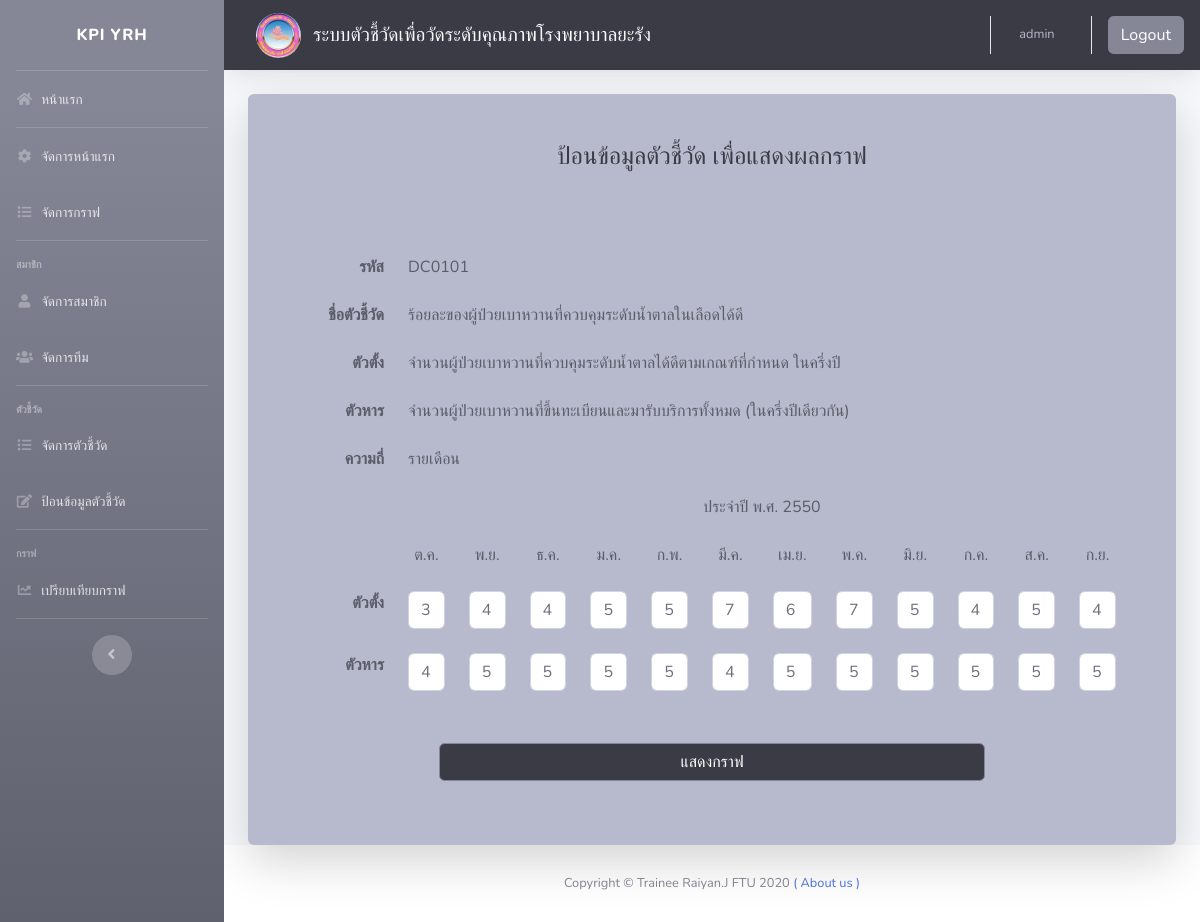
Screenshot of /public/insert_m_edit.php?id=DC01012550 (signed in) with the database file from the repository.
### tables this page shows
CREATE TABLE `graph_m` (
  `graph_m_id` varchar(20) NOT NULL,
  `indicator` varchar(20) NOT NULL,
  `year` int(10) NOT NULL,
  `number1` varchar(10) NOT NULL,
  `divisor1` varchar(10) NOT NULL,
  `number2` varchar(10) NOT NULL,
  `divisor2` varchar(10) NOT NULL,
  `number3` varchar(10) NOT NULL,
  `divisor3` varchar(10) NOT NULL,
  `number4` varchar(10) NOT NULL,
  `divisor4` varchar(10) NOT NULL,
  `number5` varchar(10) NOT NULL,
  `divisor5` varchar(10) NOT NULL,
  `number6` varchar(10) NOT NULL,
  `divisor6` varchar(10) NOT NULL,
  `number7` varchar(10) NOT NULL,
  `divisor7` varchar(10) NOT NULL,
  `number8` varchar(10) NOT NULL,
  `divisor8` varchar(10) NOT NULL,
  `number9` varchar(10) NOT NULL,
  `divisor9` varchar(10) NOT NULL,
  `number10` varchar(10) NOT NULL,
  `divisor10` varchar(10) NOT NULL,
  `number11` varchar(10) NOT NULL,
  `divisor11` varchar(10) NOT NULL,
  `number12` varchar(10) NOT NULL,
  `divisor12` varchar(10) NOT NULL,
  `mean` int(50) DEFAULT NULL,
  `comment` varchar(1000) DEFAULT NULL,
  `date` datetime NOT NULL DEFAULT current_timestamp(),
  `user_post` varchar(20) DEFAULT NULL,
  `status` int(10) NOT NULL DEFAULT 0
);

CREATE TABLE `indicator` (
  `id` int(10) NOT NULL,
  `indicator_code` varchar(20) NOT NULL,
  `indicator_name` varchar(300) NOT NULL,
  `first_name` varchar(500) NOT NULL,
  `last_name` varchar(500) NOT NULL,
  `degree` int(10) NOT NULL,
  `team_code` varchar(10) NOT NULL
);

### include/select_graph_m.php (called while the page is built, shortened)
<?php
$sql = "SELECT graph_m.*, indicator.*
FROM graph_m, indicator
WHERE indicator.indicator_code=graph_m.indicator
AND graph_m_id = '" . $id . "'";
$objQuery = mysqli_query($connect, $sql);
while ($row = mysqli_fetch_array($objQuery)) {
  $indicator_code = $row['indicator_code'];
  $indicator_name = $row['indicator_name'];
  $first_name = $row["first_name"];
  $last_name = $row["last_name"];
  $year = $row['year'];
  $number1 = $row['number1'];
  $number2 = $row['number2'];
  $number3 = $row['number3'];
  $number4 = $row['number4'];
  $number5 = $row['number5'];
  $number6 = $row['number6'];
  $number7 = $row['number7'];
  $number8 = $row['number8'];
  $number9 = $row['number9'];
  $number10 = $row['number10'];
  $number11 = $row['number11'];
  $number12 = $row['number12'];
  $divisor1 = $row['divisor1'];
  $divisor2 = $row['divisor2'];
  $divisor3 = $row['divisor3'];
  $divisor4 = $row['divisor4'];
  $divisor5 = $row['divisor5'];
  $divisor6 = $row['divisor6'];
  $divisor7 = $row['divisor7'];
  $divisor8 = $row['divisor8'];
  $divisor9 = $row['divisor9'];
  $divisor10 = $row['divisor10'];
  $divisor11 = $row['divisor11'];
  $divisor12 = $row['divisor12'];
}

### public/insert_m_edit.php (the view, shortened to what this page needs)
<?php
include('../include/db.php');
if (isset($_SESSION['username'])) {
if (extract($_GET)) {
  $id = isset($_GET['id']) ? $_GET['id'] : "";
  }
include('../include/select_graph_m.php');
?>
<!DOCTYPE html>
<html lang="en">
<head>
  <?php include('../include/head.php'); ?>
</head>
<body id="page-top">
  <div id="wrapper">
    <?php include('../include/sidebar.php'); ?>
    <div id="content-wrapper" class="d-flex flex-column">
      <div id="content">
        <?php include('../include/topbar.php'); ?>
        <div class="container-fluid">
          <div class="row justify-content-center">
            <div class="col-xl-12 col-lg-14 col-md-9">
              <div class="card o-hidden border-0 shadow-lg">
                <div class="card-body p-0 bg-gray-500">
                  <div class="row">
                    <div class="col-lg-12">
                      <div class="p-5">
                        <div class="text-center">
                          <h1 class="h4 text-gray-900 mb-4">ป้อนข้อมูลตัวชี้วัด เพื่อแสดงผลกราฟ</h1>
                        </div>
                        <form class="form-group text-right" method="post" name="form1" action="">
                          <div class="form row">
                            <div class="col-sm-2">
                            </div>
                            <div class="col-sm-8" align="center">
                            </div>
                          </div>
                          <table class="table table-borderless text-gray-800">
                            <thead>
                              <tr>
                                <th></th>
                              </tr>
                              <tr>
                                <th style="width: 100px" align="left">รหัส</th>
                                <td colspan="12" align="left"><?php echo $indicator_code; ?></td>
                              </tr>
                              <tr>
                                <th align="left">ชื่อตัวชี้วัด</th>
                                <td colspan="12" align="left"><?php echo $indicator_name; ?></td>
                              </tr>
                              <tr>
                                <th align="left">ตัวตั้ง</th>
                                <td colspan="12" align="left"><?php echo $first_name; ?></td>
                              </tr>
                              <tr>
                                <th align="left">ตัวหาร</th>
                                <td colspan="12" align="left"><?php echo $last_name; ?></td>
                              </tr>
                              <tr>
                                <th align="left">ความถี่</th>
                                <td colspan="12" align="left">รายเดือน</td>
                              </tr>
                            </thead>
                            <tbody>
                              <tr>
                                <td align="center"></td>
                                <td colspan="12" align="center">ประจำปี พ.ศ. <?php echo $year; ?></td>
                              </tr>
                              <tr>
                                <td></td>
                                <td align="center">ต.ค.</td>
                                <td align="center">พ.ย.</td>
                                <td align="center">ธ.ค.</td>
                                <td align="center">ม.ค.</td>
                                <td align="center">ก.พ.</td>
                                <td align="center">มี.ค.</td>
                                <td align="center">เม.ย.</td>
                                <td align="center">พ.ค.</td>
                                <td align="center">มิ.ย.</td>
                                <td align="center">ก.ค.</td>
                                <td align="center">ส.ค.</td>
                                <td align="center">ก.ย.</td>
                              </tr>
                              <tr>
                                <th>ตัวตั้ง</th>
                                <td><input class="form-control" name="number1" id="number1" type="text" value="<?php echo $number1; ?>"></td>
                                <td><input class="form-control" name="number2" id="number2" type="text" value="<?php echo $number2; ?>"></td>
                                <td><input class="form-control" name="number3" id="number3" type="text" value="<?php echo $number3; ?>"></td>
                                <td><input class="form-control" name="number4" id="number4" type="text" value="<?php echo $number4; ?>"></td>
                                <td><input class="form-control" name="number5" id="number5" type="text" value="<?php echo $number5; ?>"></td>
                                <td><input class="form-control" name="number6" id="number6" type="text" value="<?php echo $number6; ?>"></td>
                                <td><input class="form-control" name="number7" id="number7" type="text" value="<?php echo $number7; ?>"></td>
                                <td><input class="form-control" name="number8" id="number8" type="text" value="<?php echo $number8; ?>"></td>
                                <td><input class="form-control" name="number9" id="number9" type="text" value="<?php echo $number9; ?>"></td>
                                <td><input class="form-control" name="number10" id="number10" type="text" value="<?php echo $number10; ?>"></td>
                                <td><input class="form-control" name="number11" id="number11" type="text" value="<?php echo $number11; ?>"></td>
                                <td><input class="form-control" name="number12" id="number12" type="text" value="<?php echo $number12; ?>"></td>
                              </tr>
                              <tr>
                                <th>ตัวหาร</th>
                                <td><input class="form-control" name="divisor1" id="divisor1" type="text" value="<?php echo $divisor1; ?>"></td>
                                <td><input class="form-control" name="divisor2" id="divisor2" type="text" value="<?php echo $divisor2; ?>"></td>
                                <td><input class="form-control" name="divisor3" id="divisor3" type="text" value="<?php echo $divisor3; ?>"></td>
                                <td><input class="form-control" name="divisor4" id="divisor4" type="text" value="<?php echo $divisor4; ?>"></td>
                                <td><input class="form-control" name="divisor5" id="divisor5" type="text" value="<?php echo $divisor5; ?>"></td>
                                <td><input class="form-control" name="divisor6" id="divisor6" type="text" value="<?php echo $divisor6; ?>"></td>
                                <td><input class="form-control" name="divisor7" id="divisor7" type="text" value="<?php echo $divisor7; ?>"></td>
                                <td><input class="form-control" name="divisor8" id="divisor8" type="text" value="<?php echo $divisor8; ?>"></td>
                                <td><input class="form-control" name="divisor9" id="divisor9" type="text" value="<?php echo $divisor9; ?>"></td>
                                <td><input class="form-control" name="divisor10" id="divisor10" type="text" value="<?php echo $divisor10; ?>"></td>
                                <td><input class="form-control" name="divisor11" id="divisor11" type="text" value="<?php echo $divisor11; ?>"></td>
                                <td><input class="form-control" name="divisor12" id="divisor12" type="text" value="<?php echo $divisor12; ?>"></td>
                              </tr>
                            </tbody>
                          </table>
                          <div class="form row">
                            <div class="col-sm-2">
                            </div>
                            <div class="col-sm-8">
                              <button class="btn btn-secondary btn-user btn-block bg-gray-900" name="submit" type="submit" value="">แสดงกราฟ</button>
                            </div>
                          </div>
                        </form>
                      </div>
                    </div>
                  </div>
                </div>
              </div>
            </div>
          </div>
        </div>
      </div>
      <?php include('../include/footer.php'); ?>
    </div>
</body>
</html>
<?php } else { Header("Location:home.php");} ?>

### rows the page displays
graph_m: indicator.indicator_code "DC0101", indicator.indicator_name "ร้อยละของผู้ป่วยเบาหวานที่ควบคุมระดับน้ำตาลในเลือดได้ดี", indicator.first_name "จำนวนผู้ป่วยเบาหวานที่ควบคุมระดับน้ำตาลได้ดีตามเกณฑ์ที่กำหนด ในครึ่งปี", indicator.last_name "จำนวนผู้ป่วยเบาหวานที่ขึ้นทะเบียนและมารับบริการทั้งหมด (ในครึ่งปีเดียวกัน)", year "2550", number1 "3", number2 "4", number3 "4", number4 "5", number5 "5", number6 "7", number7 "6", number8 "7", number9 "5", number10 "4", number11 "5", number12 "4", divisor1 "4", divisor2 "5", divisor3 "5", divisor4 "5", divisor5 "5", divisor6 "4", divisor7 "5", divisor8 "5", divisor9 "5", divisor10 "5", divisor11 "5", divisor12 "5"

### other values shown
$username "admin"
